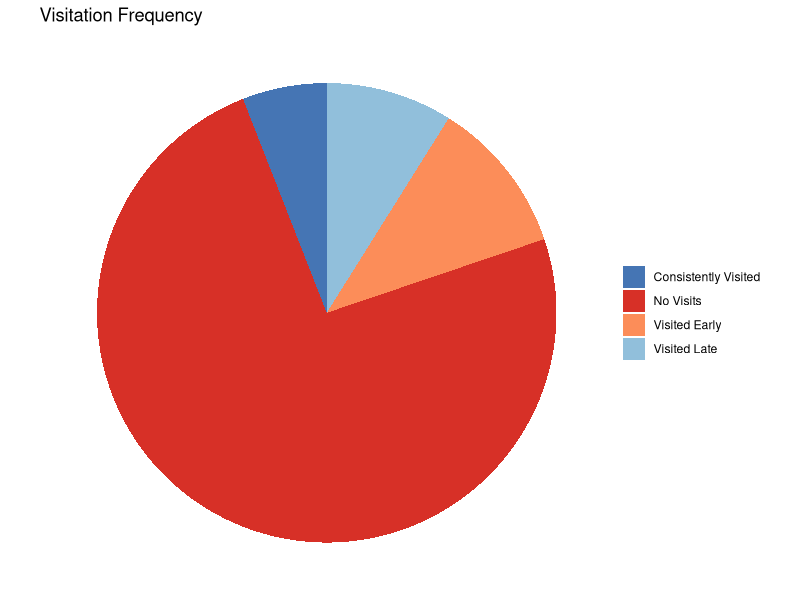
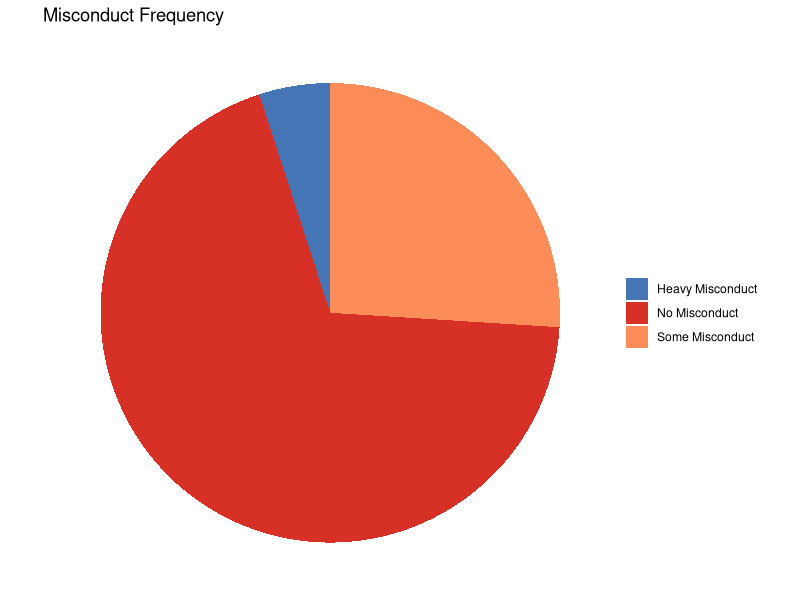

Generate these figures, in order, with R:
library(ggplot2)

visitation_groups <- data.frame(
    "Visit Frequency" = c("No Visits", "Visited Early", "Visited Late", "Consistently Visited"),
    "Group Size" = c(75, 11, 9, 6)
)

misconduct_groups <- data.frame(
    "Misconduct Frequency" = c("No Misconduct", "Some Misconduct", "Heavy Misconduct"),
    "Group Size" = c(69, 26, 5)
)

visit_colors <- c(
  "No Visits" = "#d73027",
  "Visited Early" = "#fc8d59",
  "Visited Late" = "#91bfdb",
  "Consistently Visited" = "#4575b4"
)

misconduct_colors <- c(
  "No Misconduct" = "#d73027",
  "Some Misconduct" = "#fc8d59",
  "Heavy Misconduct" = "#4575b4"
)


# Make visit pie chart
p <- ggplot(visitation_groups, aes(x = "", y = Group.Size, fill = Visit.Frequency)) +
  geom_bar(stat = "identity", width = 1) +        # Create bar chart with one bar
  coord_polar("y", start = 0) +                   # Turn bar chart into pie chart
  scale_fill_manual(values = visit_colors) +
  labs(title = "Visitation Frequency") +
  theme_void() +                                  # Remove axes and background
  theme(legend.title = element_blank())           # Remove legend title

ggsave("visitation_pie_chart.png", plot = p, width = 6, height = 6)

# Make pie chart
p <- ggplot(misconduct_groups, aes(x = "", y = Group.Size, fill = Misconduct.Frequency)) +
  geom_bar(stat = "identity", width = 1) +        # Create bar chart with one bar
  coord_polar("y", start = 0) +                   # Turn bar chart into pie chart
  scale_fill_manual(values = misconduct_colors) +
  labs(title = "Misconduct Frequency") +
  theme_void() +                                  # Remove axes and background
  theme(legend.title = element_blank())           # Remove legend title

ggsave("misconduct_pie_chart.png", plot = p, width = 6, height = 6)
